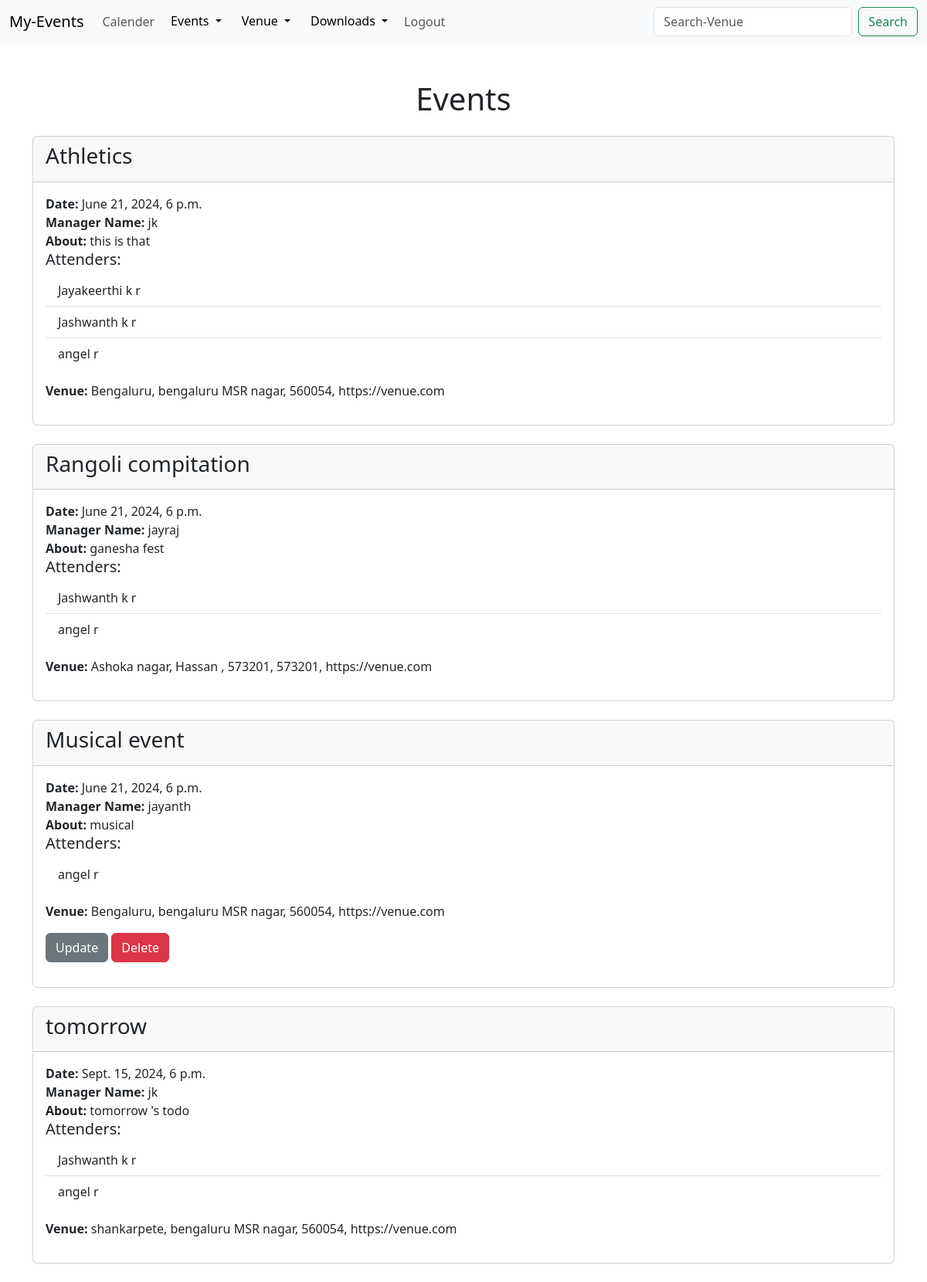
Screenshot of /myevents (signed in) with the database file from the repository.
### events/models.py (models this page shows, shortened)
class Event(models.Model):
    name = models.CharField('Event name', max_length=100)
    event_date = models.DateTimeField('Event date')
    venue = models.ForeignKey(Venue, blank=True, null=True, on_delete=models.CASCADE)
    manager = models.ForeignKey(User, blank=True, null=True, on_delete=models.SET_NULL)
    description = models.TextField(blank=True)
    attendees = models.ManyToManyField(Attenders, blank=True)
    approval =  models.BooleanField("Approved",default=False,)
    def __str__(self):
        return self.name

class Attenders(models.Model):
    first_name = models.CharField('first name',max_length= 100)
    last_name = models.CharField('last name',max_length= 100)
    useremail = models.EmailField('userEmail')
    def __str__(self):
        return self.first_name+' '+self.last_name

class Venue(models.Model):
    name = models.CharField('Venue name',max_length= 100)
    address = models.CharField(max_length=300)
    zip_code = models.CharField('zip code',max_length= 100)
    web = models.URLField('website address')
    email_address = models.EmailField('Email')
    owner = models.IntegerField("venue owner",blank=False,default=1)
    image = models.ImageField("image",null=True,blank=True,upload_to="images/")

### events/views.py (the view)
# urls.py: path('myevents',views.myevents,name="myevents"),
def myevents(req):
        if req.user.is_authenticated:
            events =  Event.objects.filter(attendees = req.user.id)
            return render(req,'events/myevents.html',{
                'events':events
    })

### events/templates/events/myevents.html
{% extends 'events/base.html' %}
{% block content %}
{% if user.is_authenticated %}
<div class="container mt-5">
  <h1 class="text-center mb-4">Events</h1>
  {% for event in events %}
  <div class="card mb-4">
    <div class="card-header">
      <h3>{{ event }}</h3>
    </div>
    <div class="card-body">
      <ul class="list-unstyled">
        <li><strong>Date:</strong> {{ event.event_date }}</li>
        <li><strong>Manager Name:</strong> {{ event.manager }}</li>
        <li><strong>About:</strong> {{ event.description }}</li>
        <li>
          <h5>Attenders:</h5>
          <ul class="list-group list-group-flush">
            {% for attend in event.attendees.all %}
            <li class="list-group-item">{{ attend }}</li>
            {% endfor %}
          </ul>
        </li>
        <li class="mt-3"><strong>Venue:</strong> {{ event.venue.name }}, {{ event.venue.address }}, {{ event.venue.zip_code }}, {{ event.venue.web }}</li>
        {% if user.is_authenticated and user ==  event.manager%}
        <li class="mt-3">
          <a href="{% url 'updateevent' event.id %}" class="btn btn-secondary">Update</a>
          <a href="{% url 'deleteevent' event.id %}" class="btn btn-danger">Delete</a>
        </li>
        {% endif %}
      </ul>
    </div>
  </div>
  {% endfor %}
</div>
{%else%}
<div class="alert alert-danger alert-dismissible fade show" role="alert">
    <strong>Login to access this page!</strong>
      <button type="button" class="btn-close" data-bs-dismiss="alert" aria-label="Close"></button>
    </div>
{%endif%}
{% endblock %}

### rows the page displays
Event: name "Athletics", event_date "June 21, 2024, 6 p.m.", manager "jk", description "this is that", venue.name "Bengaluru", venue.address "bengaluru MSR nagar", venue.zip_code "560054", venue.web "https://venue.com"
Attenders: first_name+last_name "Jayakeerthi k r"
Attenders: first_name+last_name "Jashwanth k r"
Attenders: first_name+last_name "angel r"
Event: name "Rangoli compitation", event_date "June 21, 2024, 6 p.m.", manager "jayraj", description "ganesha fest", venue.name "Ashoka nagar", venue.address "Hassan , 573201", venue.zip_code "573201", venue.web "https://venue.com"
Event: name "Musical event", event_date "June 21, 2024, 6 p.m.", manager "jayanth", description "musical", venue.name "Bengaluru", venue.address "bengaluru MSR nagar", venue.zip_code "560054", venue.web "https://venue.com", shows "Update"
Event: name "tomorrow", event_date "Sept. 15, 2024, 6 p.m.", manager "jk", description "tomorrow 's todo", venue.name "shankarpete", venue.address "bengaluru MSR nagar", venue.zip_code "560054", venue.web "https://venue.com"
